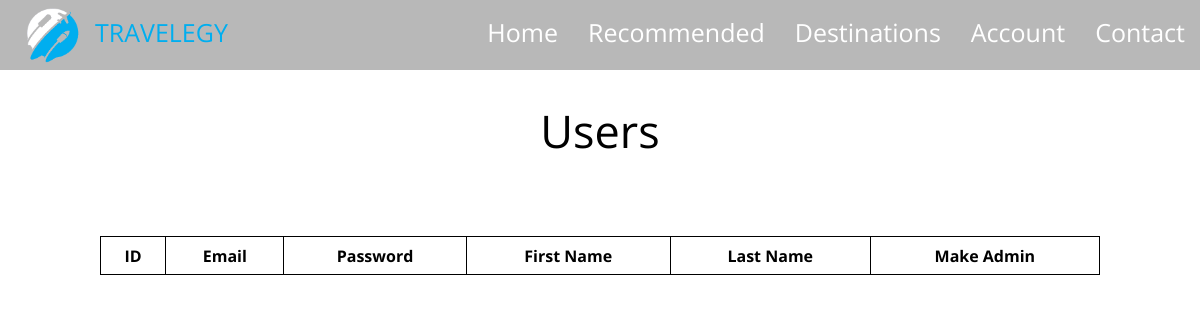
/admin_users.php, run on an earlier commit of the app's database.
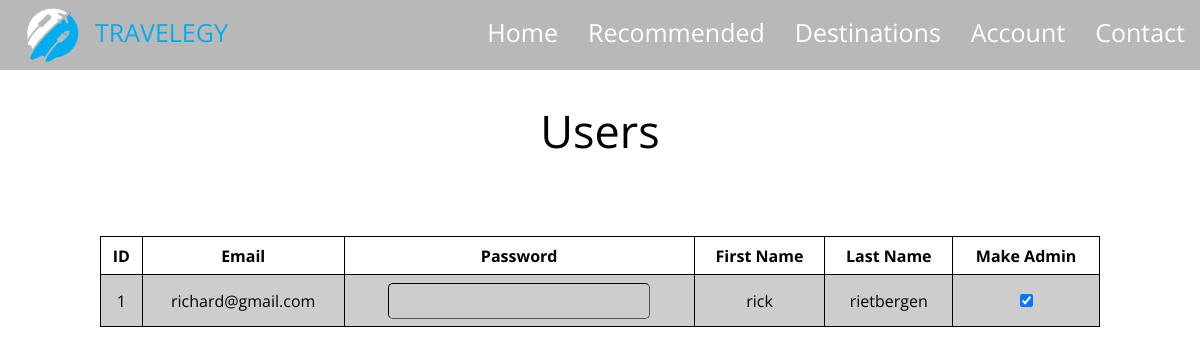
And on a later commit of the database.
### tables this page shows
CREATE TABLE `gebruikers` (
  `id` int(6) NOT NULL,
  `voornaam` varchar(255) NOT NULL,
  `achternaam` varchar(255) NOT NULL,
  `email` varchar(255) NOT NULL,
  `wachtwoord` varchar(255) NOT NULL,
  `isAdmin` tinyint(1) NOT NULL
);

### admin_users.php (the view, shortened to what this page needs)
<!DOCTYPE html>
<html lang="en">
<head>
    <link rel="stylesheet" href="CSS/styles.css" />
</head>
    <?php
        require_once 'includes/header.php';
        require_once "includes/connect.php";
		$sql = 'SELECT * FROM gebruikers';
        $stmt = $connect->prepare($sql);
        $stmt->execute();
        $result = $stmt->fetchAll();
    ?>
<body>
    <main>
        <div class="container_users">
            <p class="user_titel">Users</p>
            <div class="users">
                <div class="user_data">
                    <table class="table">
                        <tr>
                            <th>ID</th>
                            <th>Email</th>
                            <th>Password</th>
                            <th>First Name</th>
                            <th>Last Name</th>
                            <th>Make Admin</th>
                        </tr>
                        <tr id="row_user_data">
                        <?php
                            foreach($result as $user){
                            ?>
                            <td><?php echo $user['id'] ?></td>
                            <td><?php echo $user['email'] ?></td>
                            <td><input
                                class="ww"
                                id="bewerk_ww"
                                type="text"
                                >
                            </td>
                            <td><?php echo $user['voornaam'] ?></td>
                            <td><?php echo $user['achternaam'] ?></td>
                            <td><input
                                id="isAdmin_box"
                                type="checkbox"
                                checked="<?php
                                    if($user['isAdmin'] == 1) {
                                        echo 'true';
                                    } else {
                                        echo 'false';
                                    }
                                ?>"
                                >
                            </td>
                        </tr>
                        <?php
                        }
                    ?>
                    </table>
                </div>
            </div>
        </div>
    </main>
</body>
</html>

### includes/header.php
<header>
  <nav>
    <ul>
      <li>
        <a href="index.php" class="txt_logo">
          <img
            class="img_logo"
            src="Assets/afbeeldingen/logo.png"
            alt="logo website"
          />
          <p>TRAVELEGY</p>
        </a>
      </li>
      <li class="links">
        <ul>
          <li id="txt_header" class="li_header">
            <a href="index.php">Home</a>
          </li>
          <li class="li_header">
            <a href="index.php#recommended">Recommended</a>
          </li>
          <li class="li_header">
            <a href="destinations.php">Destinations</a>
          </li>
          <li class="li_header">
            <a href="login.php">Account</a>
          </li>
          <li class="li_header">
            <a href="contact.php">Contact</a>
          </li>
        </ul>
      </li>
    </ul>
  </nav>
</header>

### CSS/styles.css (style rules this page uses)
* { margin: 0; padding: 0; font-family: "Open Sans", sans-serif; }
html { max-width: 100%; scroll-behavior: smooth; }
:root { --main-blue: #34495e; --white: #fff; --contact_trans: #34495eb0; --form_trans: #00122fb5; --account_bckgr: #dbdce1; --sterren: #fdcc0d; --logo_blue: #00aeef; }
header { width: 100%; height: 70px; background-color: #00000047; position: fixed; top: 0; z-index: 100; }
header nav ul { width: 100%; display: flex; list-style-type: none; justify-content: space-between; }
header nav ul .li_header { padding: 15px; }
header nav ul li a { text-decoration: none; color: #fff; font-size: 25px; }
header .txt_logo { display: flex; }
header .txt_logo p { font-size: 25px; padding: 15px; }
header .img_logo { width: 55px; height: 55px; margin-top: 7.5px; margin-left: 25px; }
.container_admin .table tr, th, td { width: auto; padding: 7.5px; text-align: center; border-width: 0.8px; border-color: #000000; border-style: solid; }
.container_users { display: flex; flex-direction: column; }
.container_users .user_titel { width: 100%; text-align: center; font-size: 45px; margin-top: 100px; margin-bottom: 75px; }
.container_users .users { display: flex; justify-content: center; }
.container_users .users .user_data .table { width: 1000px; margin-bottom: 50px; border-collapse: collapse; }
.container_users .users .user_data .table tr:nth-child(even) { background-color: #cdcdcd; }
.container_users .users .user_data .table .ww { width: 250px; padding: 5px; background-color: transparent; border-color: #000000; border-width: 0.6px; border-radius: 5px; font-size: 17.5px; }

What changed in the data, as far as the page shows it:
added gebruikers: id "1", email "richard@gmail.com", voornaam "rick", achternaam "rietbergen", isAdmin "☑"
